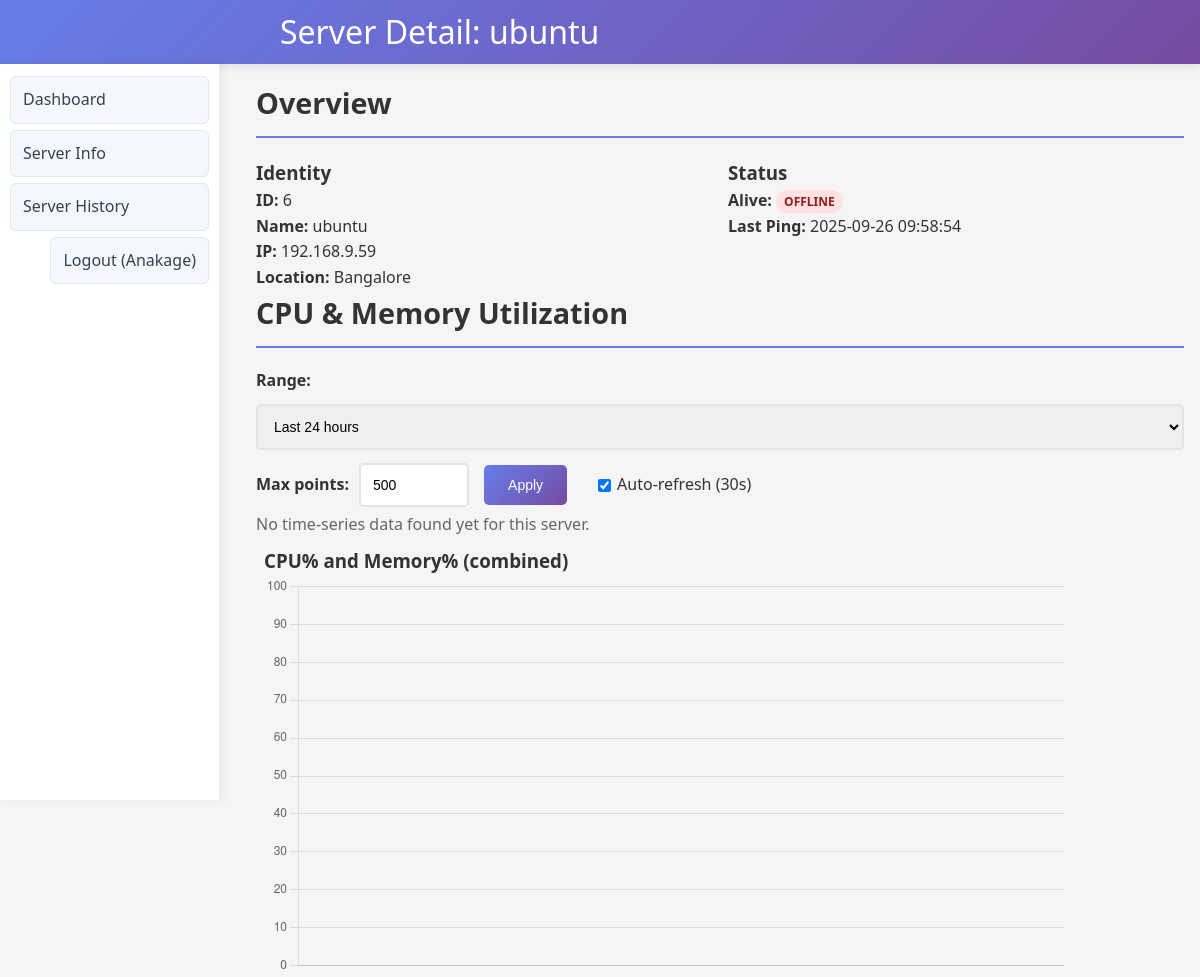
Before: /server/6 (signed in, upper part) with the older database file.
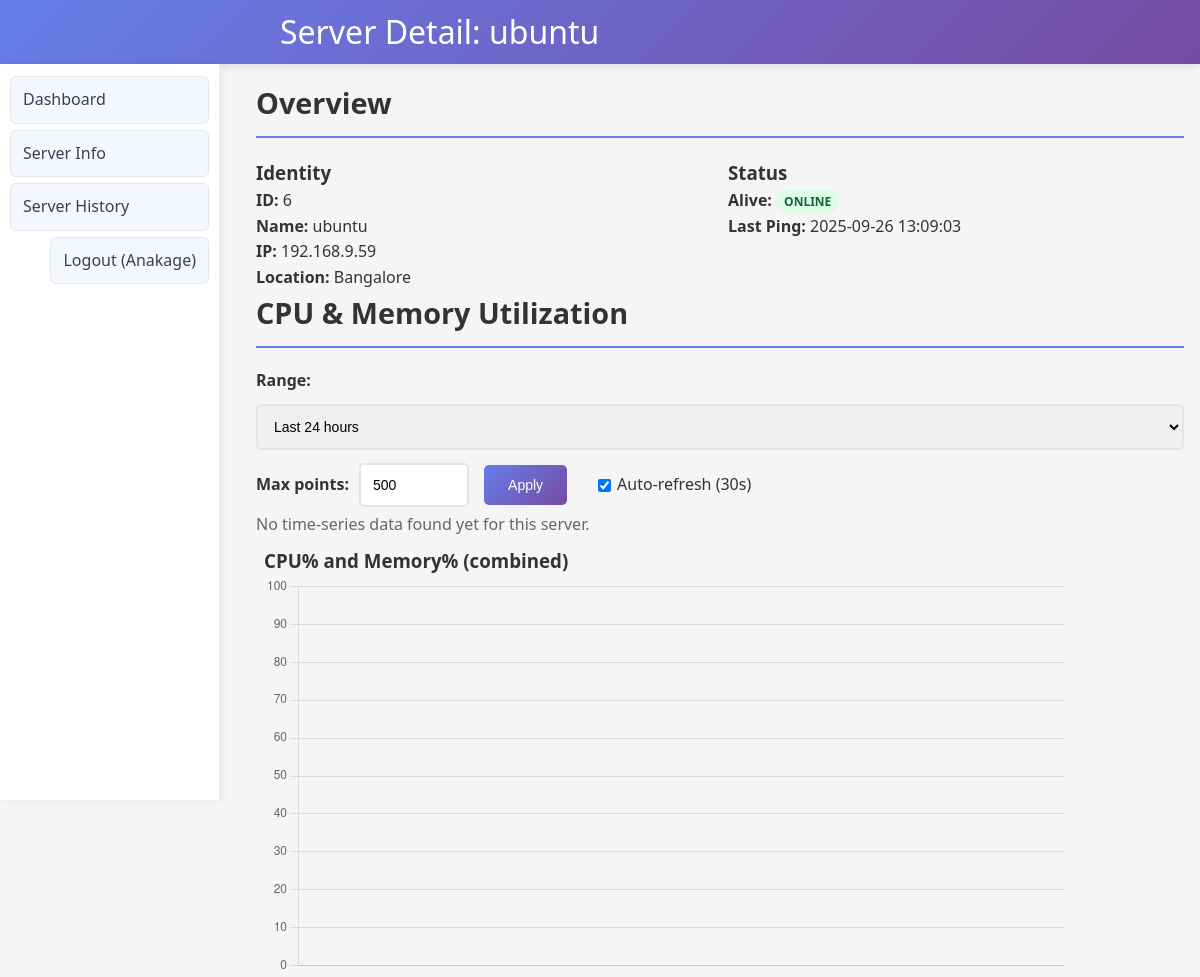
After: the same page with the newer database file.
### tables this page shows
CREATE TABLE servers (
            id INTEGER PRIMARY KEY AUTOINCREMENT,
            name TEXT NOT NULL,
            ip_address TEXT NOT NULL,
            location TEXT,
            alive INTEGER DEFAULT 0,
            last_ping_at TEXT
        );

### 1app.py (the view)
@app.route('/server/<int:server_id>')
@login_required
def server_detail(server_id):
    user = get_current_user()
    conn = get_db_connection(); c = conn.cursor()
    c.execute("SELECT id, name, ip_address, location, alive, last_ping_at FROM servers WHERE id=?", (server_id,))
    row = c.fetchone()
    if not row:
        conn.close()
        flash("Server not found.", "danger")
        return redirect(url_for('server'))
    if not user_can_access_location(user, row[3]):
        conn.close()
        flash("Access denied for this location.", "danger")
        return redirect(url_for('server'))
    info = {"id": row[0], "name": row[1], "ip_address": row[2], "location": row[3], "alive": bool(row[4]), "last_ping_at": row[5]}
    conn.close()
    return render_template('server_detail.html', server=info, user=user)

### 1app.py (called while the page is built)
def get_db_connection():
    conn = sqlite3.connect(DB_FILE, timeout=15, check_same_thread=False)
    conn.row_factory = sqlite3.Row
    try:
        conn.execute("PRAGMA busy_timeout = 15000")
    except Exception:
        pass
    return conn

def get_current_user():
    user_id = session.get('user_id')
    if not user_id:
        return None
    conn = get_db_connection()
    c = conn.cursor()
    c.execute("SELECT id, name, email, role, location FROM users WHERE id = ?", (user_id,))
    row = c.fetchone()
    conn.close()
    return row

def login_required(view_func):
    @functools.wraps(view_func)
    def wrapper(*args, **kwargs):
        if not get_current_user():
            return redirect(url_for('login', next=request.path))
        return view_func(*args, **kwargs)
    return wrapper

def user_can_access_location(user, location):
    if not user:
        return False
    role = user["role"]
    if role in ("super_admin", "super_analytics"):
        return True
    if role in ("admin", "analytics"):
        return (user["location"] or "").lower() == (location or "").lower()
    return False

### templates/server_detail.html (shortened to what this page needs)
<!DOCTYPE html>
<html>
<head>
  <link rel="stylesheet" href="{{ url_for('static', filename='style.css') }}">
</head>
<body>
  <header>
    <div class="container">
      <h1>Server Detail: {{ server.name }}</h1>
    </div>
  </header>
  <nav>
    <div class="container">
      <ul>
        <li><a href="/">Dashboard</a></li>
        <li><a href="/server">Server Info</a></li>
        <li><a href="/server/history">Server History</a></li>
        <li style="margin-left:auto"><a href="/logout">Logout ({{ user.name if user else '' }})</a></li>
      </ul>
    </div>
  </nav>
  <div class="container">
    <div class="card">
      <h2>Overview</h2>
      <div style="display:grid; grid-template-columns: repeat(auto-fit, minmax(240px, 1fr)); gap: 16px;">
        <div class="card">
          <h3>Identity</h3>
          <ul style="list-style:none; padding:0;">
            <li><strong>ID:</strong> {{ server.id }}</li>
            <li><strong>Name:</strong> {{ server.name }}</li>
            <li><strong>IP:</strong> {{ server.ip_address }}</li>
            <li><strong>Location:</strong> {{ server.location or '-' }}</li>
          </ul>
        </div>
        <div class="card">
          <h3>Status</h3>
          <ul style="list-style:none; padding:0;">
            <li><strong>Alive:</strong> {% if server.alive %}<span class="badge badge-success">Online</span>{% else %}<span class="badge badge-danger">Offline</span>{% endif %}</li>
            <li><strong>Last Ping:</strong> {{ server.last_ping_at or '-' }}</li>
          </ul>
        </div>
      </div>
    </div>
    <div class="card">
      <h2>CPU & Memory Utilization</h2>
      <div style="display:flex; gap:10px; align-items:center; flex-wrap:wrap; margin-bottom:8px;">
        <label for="rangeSelect"><strong>Range:</strong></label>
        <select id="rangeSelect" class="form-control" style="min-width:140px;">
          <option value="1440" selected>Last 24 hours</option>
        </select>
        <label for="limitInput"><strong>Max points:</strong></label>
        <input type="number" id="limitInput" class="form-control" value="500" min="50" max="5000" step="50" style="width:110px;">
        <button id="applyBtn" class="btn btn-primary">Apply</button>
        <label style="display:flex; align-items:center; gap:6px; margin-left:16px;">
          <input type="checkbox" id="autoRefreshCbx" checked>
          Auto-refresh (30s)
        </label>
      </div>
      <p id="series-note" style="margin-top:-6px; color:#666;">Loading time-series...</p>
      <div class="card" style="padding:8px;">
        <h3>CPU% and Memory% (combined)</h3>
        <canvas id="cmChart" width="800" height="400" style="width:800px;height:400px;display:block;"></canvas>
      </div>
    </div>
  </div>
</body>
</html>

Changed rows visible on the page:
changed servers "ubuntu": alive 0 → 1 (drawn); last_ping_at "2025-09-26 09:58:54" → "2025-09-26 13:09:03"
Other visible differences:
text no longer shown: "OFFLINE"
text now shown: "ONLINE"
